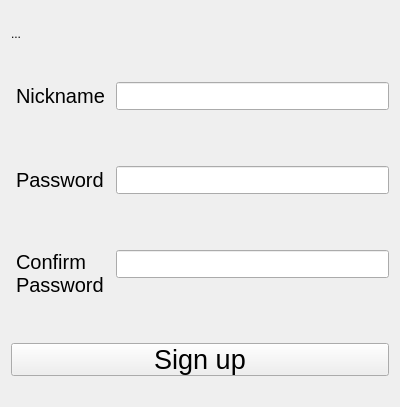
<?xml version="1.0" encoding="UTF-8"?>
<ui version="4.0">
 <class>sign_up</class>
 <widget class="QWidget" name="sign_up">
  <property name="geometry">
   <rect>
    <x>0</x>
    <y>0</y>
    <width>400</width>
    <height>407</height>
   </rect>
  </property>
  <property name="windowTitle">
   <string>Form</string>
  </property>
  <layout class="QVBoxLayout" name="verticalLayout">
   <item>
    <widget class="QLabel" name="picture">
     <property name="text">
      <string>...</string>
     </property>
    </widget>
   </item>
   <item>
    <layout class="QFormLayout" name="formLayout">
     <item row="0" column="1">
      <widget class="QLineEdit" name="lineEdit_nickname">
       <property name="font">
        <font>
         <pointsize>15</pointsize>
        </font>
       </property>
       <property name="styleSheet">
        <string notr="true">margin : 20px 0px</string>
       </property>
      </widget>
     </item>
     <item row="1" column="1">
      <widget class="QLineEdit" name="lineEdit_password">
       <property name="font">
        <font>
         <pointsize>15</pointsize>
        </font>
       </property>
       <property name="styleSheet">
        <string notr="true">margin : 30px 0px</string>
       </property>
       <property name="echoMode">
        <enum>QLineEdit::Password</enum>
       </property>
      </widget>
     </item>
     <item row="2" column="1">
      <widget class="QLineEdit" name="lineEdit_confirmPassword">
       <property name="font">
        <font>
         <pointsize>15</pointsize>
        </font>
       </property>
       <property name="styleSheet">
        <string notr="true">margin : 20px 0px</string>
       </property>
       <property name="echoMode">
        <enum>QLineEdit::Password</enum>
       </property>
      </widget>
     </item>
     <item row="0" column="0">
      <widget class="QLabel" name="label_nickname">
       <property name="font">
        <font>
         <pointsize>15</pointsize>
        </font>
       </property>
       <property name="styleSheet">
        <string notr="true">margin : 20px 0px</string>
       </property>
       <property name="text">
        <string>Nickname</string>
       </property>
      </widget>
     </item>
     <item row="1" column="0">
      <widget class="QLabel" name="label_password">
       <property name="font">
        <font>
         <pointsize>15</pointsize>
        </font>
       </property>
       <property name="styleSheet">
        <string notr="true">margin : 30px 0px</string>
       </property>
       <property name="text">
        <string>Password</string>
       </property>
      </widget>
     </item>
     <item row="2" column="0">
      <widget class="QLabel" name="label_confirmPassword">
       <property name="font">
        <font>
         <pointsize>15</pointsize>
        </font>
       </property>
       <property name="styleSheet">
        <string notr="true">margin : 20px 0px</string>
       </property>
       <property name="text">
        <string>Confirm
Password</string>
       </property>
      </widget>
     </item>
    </layout>
   </item>
   <item>
    <widget class="QPushButton" name="pushButton_signUp">
     <property name="font">
      <font>
       <pointsize>20</pointsize>
      </font>
     </property>
     <property name="styleSheet">
      <string notr="true">margin : 20px 0px</string>
     </property>
     <property name="text">
      <string>Sign up</string>
     </property>
    </widget>
   </item>
  </layout>
 </widget>
 <resources/>
 <connections/>
</ui>
